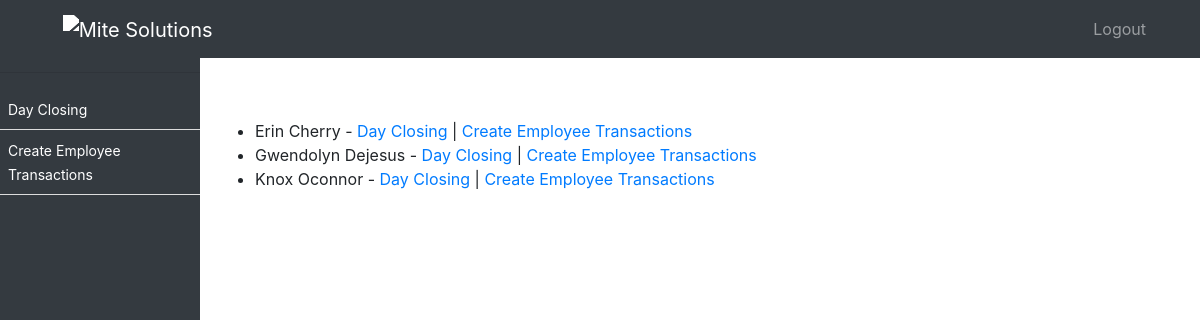
The page /employee-dashboard/ on the database as committed earlier.
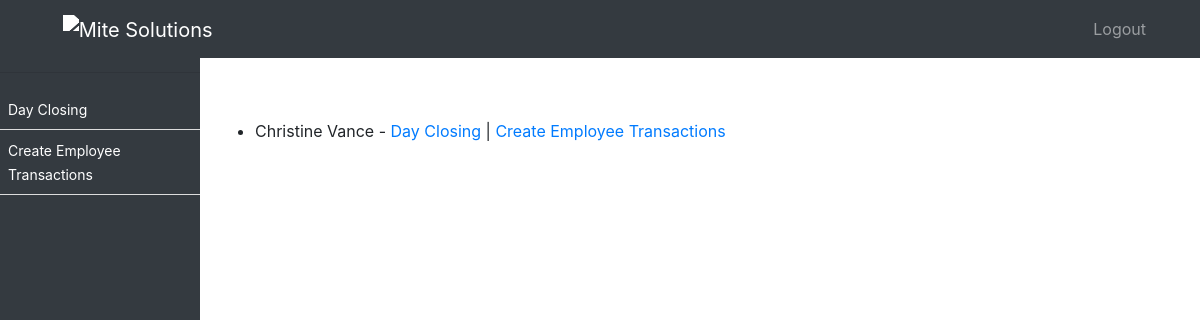
The same page on the database as committed later.
### ezshopapp/models.py (models this page shows, shortened)
class Employee(models.Model):
    employee_id = models.CharField(max_length=10, unique=True)
    username = models.CharField(max_length=50, null=True)
    password = models.CharField(max_length=50, null=True)
    business_profile = models.CharField(max_length=255, null=True)
    first_name = models.CharField(max_length=255)
    second_name = models.CharField(max_length=255)
    nationality = models.CharField(max_length=255)
    mobile_no = models.CharField(max_length=20, blank=True, null=True)
    passport_no = models.CharField(max_length=20)
    passport_expiration_date = models.DateField()
    emirates_id = models.CharField(max_length=20)
    id_expiration_date = models.DateField()
    basic_pay = models.DecimalField(max_digits=10, decimal_places=2)
    house_allowance = models.DecimalField(max_digits=10, decimal_places=2)
    transportation_allowance = models.DecimalField(max_digits=10, decimal_places=2)
    commission_percentage = models.DecimalField(max_digits=5, decimal_places=2)
    joining_date = models.DateField()
    job_role = models.ForeignKey(Role, on_delete=models.SET_NULL, null=True)
    is_employee = models.BooleanField(default=True)
    created_on = models.DateTimeField(auto_now_add=True, null=True)

### ezshopapp/views.py (the view)
# urls.py: path('employee-dashboard/', employee_dashboard, name='employee_dashboard'),
def employee_dashboard(request):
    employees = Employee.objects.all()
    context = {
        'employees': employees
    }
    return render(request, 'employee_dashboard.html', context)

### ezshopapp/templates/employee_dashboard.html (shortened to what this page needs)
{% extends 'emp_base.html' %}
{% block content %}
<div class="container mt-5">
    <div class="row">
        <ul>
            {% for employee in employees %}
                <li>{{ employee.first_name }} {{ employee.second_name }} - <a href="{% url 'dayclosing' %}">Day Closing</a> | <a href="{% url 'create_employee_transaction' %}">Create Employee Transactions</a></li>
            {% endfor %}
        </ul>
    </div>
</div>
{% endblock %}

Rows that differ between the two databases and show on the page:
removed Employee: first_name "Erin", second_name "Cherry"
removed Employee: first_name "Gwendolyn", second_name "Dejesus"
removed Employee: first_name "Knox", second_name "Oconnor"
added Employee: first_name "Christine", second_name "Vance"
